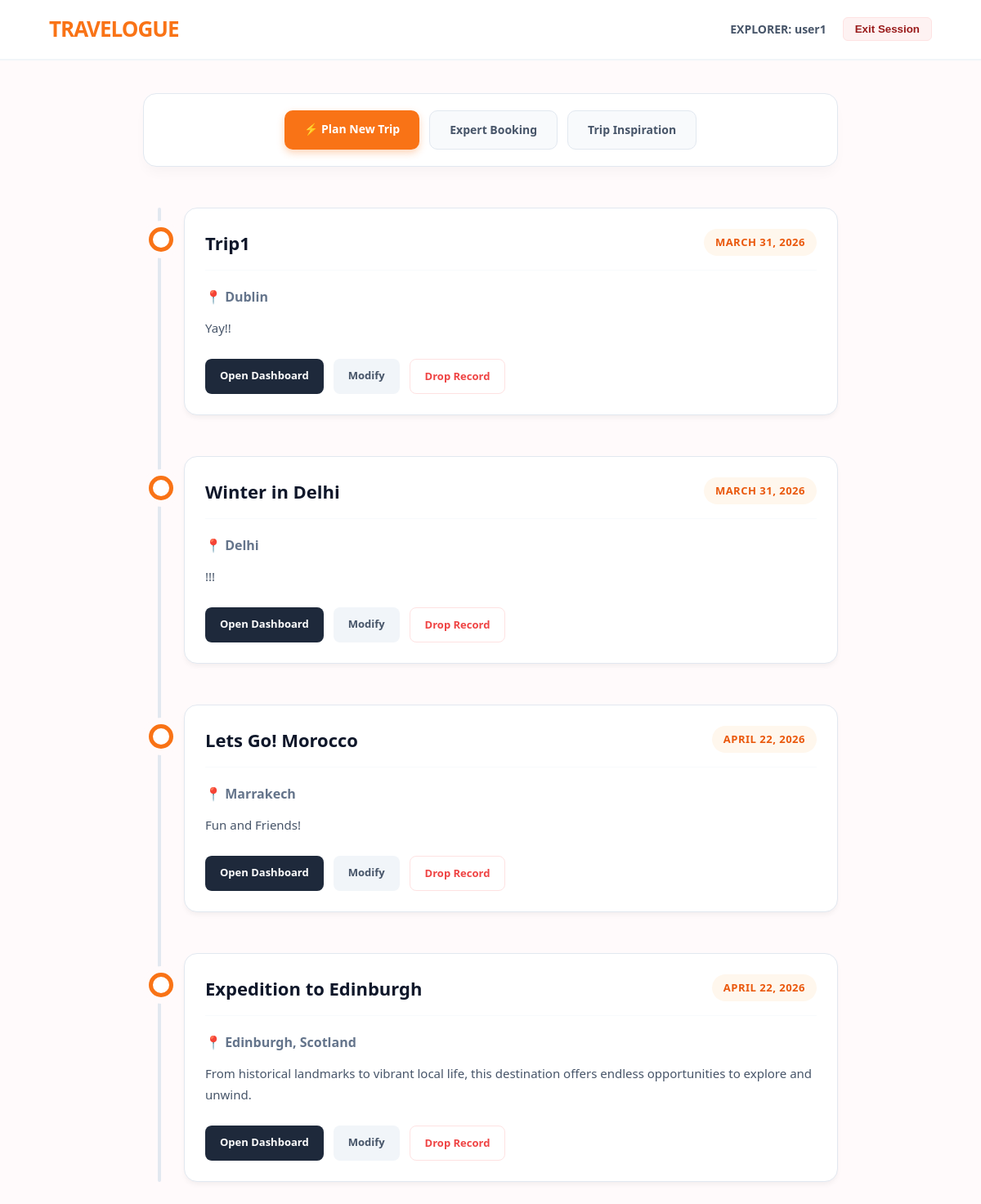
The app's page / (signed in) with its own data.
### journeys/models.py (models this page shows, shortened)
class Journey(models.Model):
    user = models.ForeignKey(User, on_delete=models.CASCADE)
    title = models.CharField(max_length=100)
    trip_date = models.DateField(null=True, blank=True)
    description = models.TextField(blank=True)
    city = models.CharField(max_length=100, null=True, blank=True)
    latitude = models.FloatField(null=True, blank=True)
    longitude = models.FloatField(null=True, blank=True)

### journeys/views.py (the view)
# urls.py: path('', views.journey_list, name='journey_list'),
@login_required
def journey_list(request):
    journeys = Journey.objects.filter(user=request.user)
    return render(request, 'journeys/journey_list.html', {'journeys': journeys})

### journeys/templates/journeys/journey_list.html (shortened to what this page needs)
<!DOCTYPE html>
<html>
<head>
</head>
<body>
<div class="navbar">
    <h1 class="navbar-brand">TRAVELOGUE</h1>
    <div class="user-menu">
        <span>EXPLORER: <strong>{{ request.user.username }}</strong></span>
        <form action="{% url 'logout' %}" method="post" style="display:inline;">
            <button type="submit" class="btn-logout">Exit Session</button>
        </form>
    </div>
</div>
<div class="container">
    <div class="toolbar">
        <a href="{% url 'journey_create' %}" class="btn btn-primary">⚡ Plan New Trip</a>
        <a href="{% url 'available_consultations' %}" class="btn btn-secondary">Expert Booking</a>
        <a href="{% url 'surprise_me' %}" class="btn btn-secondary">Trip Inspiration</a>
    </div>
    <div class="timeline">
        {% for journey in journeys %}
            <div class="timeline-item">
                <div class="card">
                    <div class="card-header">
                        <h2 class="card-title">{{ journey.title }}</h2>
                        <div class="card-date">{{ journey.trip_date }}</div>
                    </div>
                    <div class="card-location">📍 {{ journey.city }}</div>
                    <p class="card-desc">{{ journey.description|default:"No description logs found for this entry." }}</p>
                    <div class="card-actions">
                        <a href="{% url 'journey_detail' journey.id %}" class="btn-action btn-manage">Open Dashboard</a>
                        <a href="{% url 'journey_update' journey.id %}" class="btn-action btn-edit">Modify</a>
                        <a href="{% url 'journey_delete' journey.id %}" class="btn-action btn-delete">Drop Record</a>
                    </div>
                </div>
            </div>
        {% endfor %}
    </div>
</div>
</body>
</html>

### journeys/templates/journeys/journey_list.html (style rules this page uses)
body { font-family: system-ui, -apple-system, BlinkMacSystemFont, "Segoe UI", Roboto, sans-serif; background-color: #fffafb; color: #334155; margin: 0; padding: 0; line-height: 1.6; }
.navbar { background-color: #ffffff; padding: 15px 5%; border-bottom: 2px solid #f1f5f9; display: flex; justify-content: space-between; align-items: center; }
.navbar-brand { margin: 0; color: #f97316; font-size: 26px; font-weight: 900; letter-spacing: -1px; }
.user-menu { font-size: 14px; font-weight: 600; display: flex; align-items: center; gap: 20px; color: #475569; }
.btn-logout { background: #fef2f2; border: 1px solid #fee2e2; color: #991b1b; padding: 6px 14px; border-radius: 6px; cursor: pointer; font-weight: 700; transition: 0.2s; }
.container { max-width: 850px; margin: 40px auto; padding: 0 20px; }
.toolbar { display: flex; gap: 12px; margin-bottom: 50px; flex-wrap: wrap; background: #ffffff; padding: 20px; border-radius: 16px; border: 1px solid #e2e8f0; box-shadow: 0 10px 15px -3px rgba(0,0,0,0.03); justify-content: center; }
.btn { padding: 12px 24px; border-radius: 10px; border: none; cursor: pointer; font-size: 14px; font-weight: 700; text-decoration: none; transition: 0.2s; }
.btn-primary { background: #f97316; color: white; box-shadow: 0 4px 10px rgba(249, 115, 22, 0.3); }
.btn-secondary { background: #f8fafc; color: #475569; border: 1px solid #e2e8f0; }
.timeline { position: relative; padding-left: 50px; margin-bottom: 60px; }
.timeline::before { content: ''; position: absolute; top: 0; bottom: 0; left: 18px; width: 4px; background: #e2e8f0; border-radius: 4px; }
.timeline-item { position: relative; margin-bottom: 50px; }
.timeline-item::before { content: ''; position: absolute; left: -43px; top: 24px; width: 20px; height: 20px; background: #ffffff; border: 5px solid #f97316; border-radius: 50%; box-shadow: 0 0 0 8px #fffafb; z-index: 1; }
.card { background: #ffffff; border-radius: 16px; border: 1px solid #e2e8f0; padding: 25px; box-shadow: 0 4px 6px -1px rgba(0,0,0,0.05); transition: all 0.3s cubic-bezier(0.4, 0, 0.2, 1); }
.card-header { display: flex; justify-content: space-between; align-items: flex-start; margin-bottom: 20px; border-bottom: 1px solid #f8fafc; padding-bottom: 15px; }
.card-title { margin: 0; font-size: 22px; color: #0f172a; font-weight: 800; }
.card-date { font-weight: 800; color: #ea580c; font-size: 13px; background: #fff7ed; padding: 6px 14px; border-radius: 30px; text-transform: uppercase; letter-spacing: 0.5px; }
.card-location { font-size: 16px; font-weight: 700; color: #64748b; margin-bottom: 12px; display: flex; align-items: center; gap: 8px; }
.card-desc { color: #475569; font-size: 15px; margin: 0 0 25px 0; line-height: 1.7; }
.card-actions { display: flex; gap: 12px; }
.btn-action { padding: 10px 18px; font-size: 13px; border-radius: 8px; text-decoration: none; font-weight: 700; transition: 0.2s; }
.btn-manage { background: #1e293b; color: white; }
.btn-edit { background: #f1f5f9; color: #475569; }
.btn-delete { background: #fff; color: #ef4444; border: 1px solid #fee2e2; }

### records on screen
Journey: title "Trip1", trip_date "MARCH 31, 2026", city "Dublin", description "Yay!!"
Journey: title "Winter in Delhi", trip_date "MARCH 31, 2026", city "Delhi", description "!!!"
Journey: title "Lets Go! Morocco", trip_date "APRIL 22, 2026", city "Marrakech", description "Fun and Friends!"
Journey: title "Expedition to Edinburgh", trip_date "APRIL 22, 2026", city "Edinburgh, Scotland", description "From historical landmarks to vibrant local life, this destination offers endless opportunities to explore and unwind."

### other values on screen
{{ request.user.username }} "user1"
